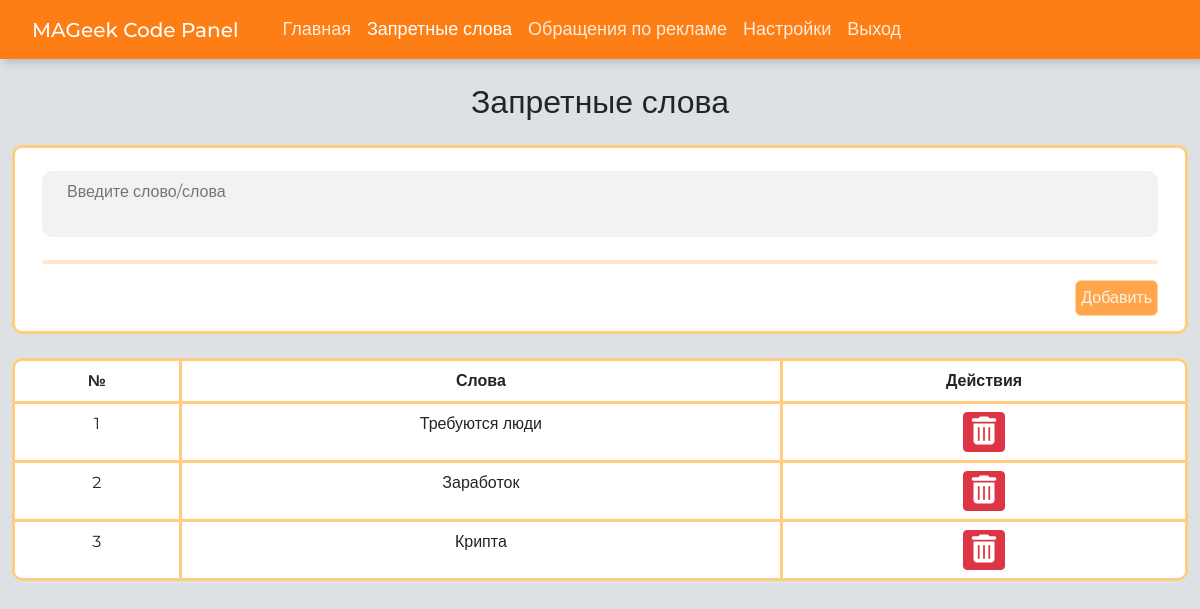
Page /forbidden_words (signed in) on the committed database.
### db/models.py (models this page shows)
class BaseModel(Model):
    class Meta:
        database = db

class Forbidden_words(BaseModel):
    word = TextField(unique=True)

### app/app.py (the view)
@app.route('/forbidden_words', methods=["POST", "GET"])
@login_required
def forbidden_words():
    forbidden_words = get_all_forbidden_words_db()
    return render_template("forbidden_words.html", forbidden_words=forbidden_words)

### app/app.py (called while the page is built)
@login_manager.user_loader
def load_user(user_id):
    return get_admin_by_id(user_id)

### db/db_queries.py (called while the page is built)
def get_all_forbidden_words_db():
    forbidden_words = Forbidden_words.select()
    return forbidden_words

def get_admin_by_id(id):
    user = Admin.get_or_none(Admin.id == id)
    return user

### app/templates/forbidden_words.html
{% extends "base.html" %} {% block content %}
<h2 class="mb-4 text-center">Запретные слова</h2>
<main class="block-bg">
    <form method="POST" action=" {{url_for('add_forbidden_word')}}">
        <div class="container mt-2">
            <div class="textarea-field mt-2" id="textField">
                <textarea id="word" name="word" placeholder="Введите слово/слова"></textarea>
            </div>
            <hr />
            <div class="action-container">
                <button class="action-button" type="submit">Добавить</button>
            </div>
    </form>
</main>
<div class="table-responsive mt-4">
    <table class="table table-bordered text-center">
        <thead class="thead-dark">
            <tr>
                <th>№</th>
                <th>Слова</th>
                <th>Действия</th>
            </tr>
        </thead>
        <tbody>
            {% for word in forbidden_words %}
            <tr>
                <td>{{ loop.index }}</td>
                <td>{{ word.word }}</td>
                <td>
                    <form action="{{ url_for('remove_forbidden_word', word=word.word) }}" method="post"
                        style="display:inline;" onsubmit="return confirm('Вы уверены, что хотите удалить это слово?');">
                        <button type="submit" class="btn btn-danger btn-sm ml-2">
                            <i class="fa fa-trash" style="size: 100px;"></i>
                        </button>
                    </form>
                </td>
            </tr>
            {% endfor %}
        </tbody>
    </table>
</div>
{% endblock %}

### app/static/css/style.css (style rules this page uses)
:root { --color-orange-700: #d75d00; --color-orange-600: #ff9a4d; --color-orange-500: #ffa64d; --color-orange-450: #ffb84d; --color-orange-400: #ffcc80; --color-orange-300: #ffd699; --color-orange-200: #ffe0b3; --color-orange-100: #ffecd9; --color-orange-50: #fff5eb; --c-gray-900: #000000; --c-gray-850: #1a1a1a; --c-gray-800: #1f1f1f; --c-gray-700: #2e2e2e; --c-gray-600: #313131; --c-gray-550: #343434; --c-gray-525: #434242; --c-gray-500: #969593; --c-gray-400: #a6a6a6; --c-gray-300: #bdbbb7; --c-gray-200: #e2e2e1; --c-gray-100: #ffffff; --color-white-100: #fff; --color-white-200: #ffffffd9; --color-black-900: #000000; --bg-input-color: #f2f2f2; --bg-color: #dee1e3; --border-radius-10: 10px; --border-radius-8: 8px; --border-radius-button: 6px; }
html { font-family: "Montserrat", sans-serif; scroll-behavior: auto; }
body { height: 100%; margin: 0; font-family: "Montserrat", sans-serif; background-color: var(--bg-color); width: 100%; }
textarea { width: 100%; min-height: 50px; resize: none; overflow: hidden; }
i { font-size: 2em; }
.block-bg { flex: 1; overflow-y: auto; padding: 15px; border: 3px solid var(--color-orange-400); background-color: var(--color-white-100); border-radius: var(--border-radius-10); }
.textarea-field textarea { width: 100%; padding-top: 0.5rem; padding-bottom: 0.5rem; border: 1px solid transparent; background-color: var(--bg-input-color); color: inherit; padding-left: 1.5rem; box-sizing: border-box; border-radius: var(--border-radius-10); outline: none; }
.action-button { padding: 5px; border: 1px solid var(--color-orange-300); color: var(--color-white-200); border-radius: var(--border-radius-button); background-color: var(--color-orange-500); transition: 0.25s ease; cursor: pointer; }
.action-container { text-align: right; }
.block-bg hr { border: 2px solid var(--color-orange-600); border-radius: var(--border-radius-8); }
.table { background-color: var(--color-white-100); border: 3px var(--color-orange-400); border-radius: 10px; border-collapse: separate; border-spacing: 0; }
table { border-collapse: separate; border-spacing: 0; }
th, td { border: solid 1px var(--color-orange-400); border-style: none solid solid none; padding: 10px; }
tr:first-child th:first-child { border-top-left-radius: 10px; }
tr:first-child th:last-child { border-top-right-radius: 10px; }
tr:first-child th { border-top-style: solid; }
tr td:first-child, tr th:first-child { border-left-style: solid; }
tr:last-child td:first-child { border-bottom-left-radius: 10px; }
tr:last-child td:last-child { border-bottom-right-radius: 10px; }
.table> :not(caption)>*>* { padding: 0.5rem 0.5rem; color: var(--bs-table-color-state, var(--bs-table-color-type, var(--bs-table-color))); background-color: transparent; border-bottom-width: 3px; border-top-width: 3px; border-left-width: 3px; border-right-width: 3px; box-shadow: inset 0 0 0 9999px var(--bs-table-bg-state, var(--bs-table-bg-type, var(--bs-table-accent-bg))); }

### rows in the picture
Forbidden_words: word "Требуются люди"
Forbidden_words: word "Заработок"
Forbidden_words: word "Крипта"
